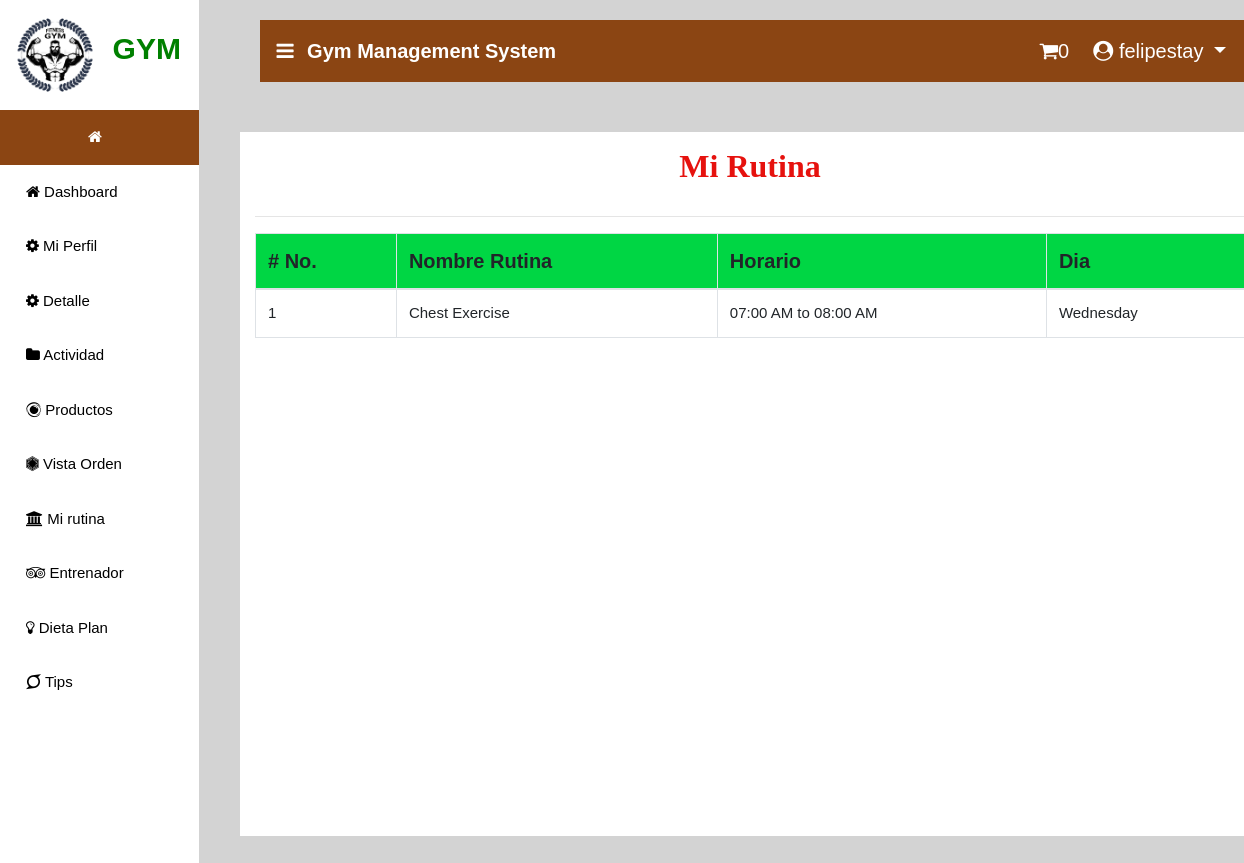
The app's page /my_batch (signed in) with its own data.
### gym/models.py (models this page shows, shortened)
class BatchMember(models.Model):
    trainer_activity = models.ForeignKey(TrainerActivity, on_delete=models.CASCADE, null=True)
    member = models.ForeignKey(Member, on_delete=models.CASCADE, null=True)

class TrainerActivity(models.Model):
    trainer = models.ForeignKey(Trainer, on_delete=models.CASCADE, null=True)
    activity = models.ForeignKey(Activity, on_delete=models.CASCADE, null=True)
    timing = models.CharField(max_length=100,null=True)
    day1 = models.CharField(max_length=20,null=True)

class Activity(models.Model):
    name = models.CharField(max_length=10, null=True)
    image = models.FileField(null=True)

### gym/views.py (the view)
# urls.py: path('my_batch', my_batch,name="my_batch"),
def my_batch(request):
    count = cart_count(request)
    sign = 0
    user = User.objects.get(username=request.user.username)
    error = ""
    try:
        sign = Member.objects.get(user=user)
        if sign:
            error = "pat"
    except:
        pass
    user = User.objects.get(id=request.user.id)
    member = Member.objects.get(user=user)
    batch = BatchMember.objects.filter(member=member)
    d = {'batch':batch,'error':error,'count':count}
    return render(request,'my_batch.html',d)

### gym/views.py (called while the page is built)
def cart_count(request):
    user = User.objects.get(id=request.user.id)
    mem = Member.objects.get(user=user)
    cart = Cart.objects.filter(member=mem)
    count=0
    for i in cart:
        count+=1
    return count

### gym/templates/my_batch.html (shortened to what this page needs)
{% extends 'navigation3.html' %}
{% block body1 %}
<div style="background-color:lightgrey;width:100%;height:800px;position:absolute">
<div class="container" style="margin-top:%;background:white;width:100%;height:88%">
<center><h2 style = "margin-top:2%;padding:15px;font-family : 'Monotype Corsiva' ; color : #E6120E ; font-weight : bold;margin-top:5%">Mi Rutina</h2></center><hr>
<table class="table table-bordered" id="myTable">
  <thead>
  <tr>
    <th># No.</th>
    <th>Nombre Rutina</th>
    <th>Horario</th>
    <th>Dia</th>
  </tr>
  </thead>
   <tbody>
{% for i in batch %}
  <tr>
    <td>{{forloop.counter}}</td>
    <td>{{i.trainer_activity.activity.name}}</td>
    <td>{{i.trainer_activity.timing}}</td>
    <td>{{i.trainer_activity.day1}}</td>
    </tr>
   {% endfor %}
    </tbody>
</table>
 </div></div>
{% endblock %}

### gym/templates/navigation3.html (shortened to what this page needs)
{% extends 'navigation2.html' %}
{% block body %}
<nav class="navbar navbar-expand-lg navbar-light" style="margin-left:2%;margin-top:2%;width:99%;background-color:SaddleBrown">
  <a class="navbar-brand" href="#" style="color:white;font-weight:bold"><i class="fa fa-bars" style="margin-right:8px"></i> Gym Management System</a>
  <div class="collapse navbar-collapse nav justify-content-end" id="navbarNavDropdown">
  {% ifequal error 'pat' %}
      {% if request.user.is_staff %}
      {% else %}
      <a href="{% url 'cart' %}" style="color:white"><i class="fa fa-shopping-cart"></i>{{count}} </a>
     {% endif %}
      {% endifequal %}
      <li class="nav-item dropdown" style="margin-right:3%;color:white">
        <a class="nav-link dropdown-toggle" style="color:white;margin-left:5%" href="#" id="navbarDropdown" role="button" data-toggle="dropdown" aria-haspopup="true" aria-expanded="false">
          <i class="fa fa-user-circle"></i> {{request.user.username}}
        </a>
      </li>
  </div>
 </nav>
{% block body1 %}
{% endblock %}
{% endblock %}

### gym/templates/navigation2.html (style rules this page uses)
thead { background:#00d644; }
body { font-family: "Lato", sans-serif; }
body { margin:0;font-family:Arial }
.dropdown { float:right; }

### gym/templates/my_batch.html (style rules this page uses)
td { font-size:15px; }

### records on screen
BatchMember: trainer_activity.activity.name "Chest Exercise", trainer_activity.timing "07:00 AM to 08:00 AM", trainer_activity.day1 "Wednesday"

### other values on screen
{{ count }} "0"
{{ request.user.username }} "felipestay"
